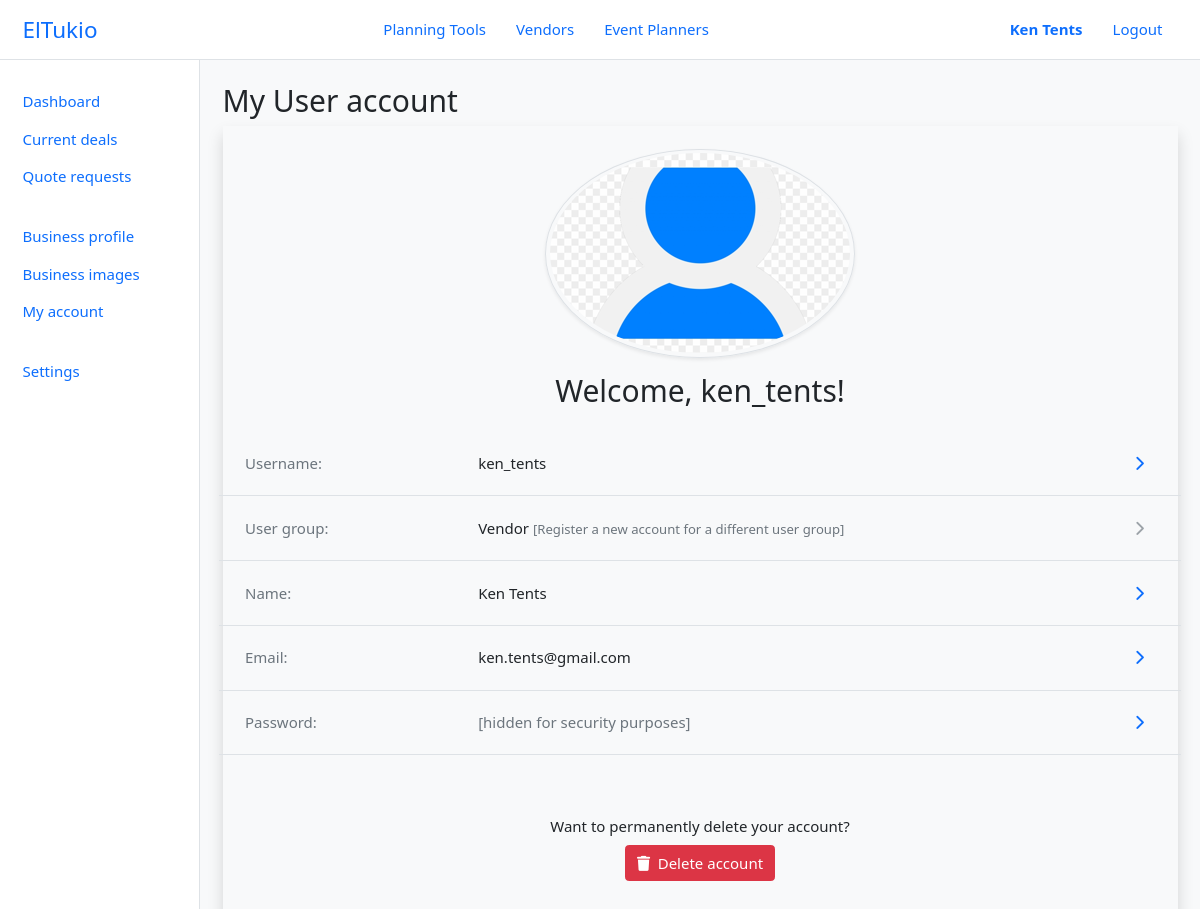
/user-account/ (signed in), run on the app's committed database.
### el_tukio/models.py (models this page shows, shortened)
class User(AbstractUser):
    class UserType(models.IntegerChoices):
        ORGANIZER = 0, _('Organizer')
        PLANNER = 1, _('Planner')
        VENDOR = 3, _('Vendor')
        __empty__ = _('(Unkown)')
    class AccountType(models.IntegerChoices):
        PERSONAL = 1, _('Personal')
        ORGANIZATION = 2, _('Organization')
        __empty__ = _('--------------')
    user_type = models.SmallIntegerField(blank=True, null=True, choices=UserType.choices)
    phone_number = PhoneNumberField(blank=True, null=True, unique=True)
    profile = models.ImageField(default='default.png', upload_to='profile_pics')
    account_type = models.SmallIntegerField(blank=True, null=True, choices=UserType.choices)
    location = models.OneToOneField(Location, blank=True, null=True, on_delete=models.SET_NULL)
    @property
    def is_organizer(self):
        return self.user_type == self.UserType.ORGANIZER
    @property
    def is_planner(self):
        return self.user_type == self.UserType.PLANNER
    @property
    def is_vendor(self):
        return self.user_type == self.UserType.VENDOR
    class Meta:
        ordering = ['last_name', 'first_name']

class Vendor(models.Model):
    user = models.OneToOneField(User, on_delete=CASCADE, primary_key=True)
    business_name = models.CharField(max_length=100)
    category = models.ForeignKey(VendorCategory, on_delete=SET_NULL, null=True, blank=True, help_text='Select a category for your business.')
    description = models.TextField(max_length=5000, help_text='Brief description of your business')
    services_offered = models.TextField(max_length=5000, help_text='List the particular services your business offers')
    city = models.CharField(max_length=100, help_text='City in which your business is located')
    location = models.CharField(max_length=200, help_text='EG: Ole Sangale Rd, Madaraka')  # street code
    open_hours = models.CharField(max_length=500, default='24/7', help_text='Business service (working) times')
    up_for_business = models.BooleanField(default=True, help_text='Ready to take business at the moment?')

### el_tukio/views/main.py (the view)
# urls.py: path('', main.user_account, name='user-account'),
@login_required
def user_account(request):
    return render(request, 'main/user-account.html')

### templates/main/user-account.html
{% extends 'layouts/dashboard.html' %}
{% block content %}
<h2>My User account</h2>
<div class="shadow px-2 pt-4 pb-5 text-center">
    <div class="d-flex justify-content-center">
        <div
            class="d-flex align-items-center justify-content-center circle-profile rounded-circle shadow-sm border p-1">
            <div class="d-flex align-items-center overflow-hidden rounded-circle w-100 h-100">
                <img src="{{ user.profile.url }}" class="d-block w-100" alt="">
            </div>
        </div>
    </div>
    <h2 class="mt-3">Welcome, {{ user.username }}! </h2>
    <ul class="list-group py-3 text-start">
        <li class="border-bottom p-3 row row-cols-2 align-items-center">
            <div class="col-3">
                <span class="text-muted">Username:</span>
            </div>
            <div class="col-9">
                <div class="d-flex justify-content-between align-items-center">
                    <span>{{ user.username }}</span>
                    <a role="button" class="btn btn-outline-primary border-0" href="{% url 'change-username' %}">
                        <i class="fa-solid fa-chevron-right"></i>
                    </a>
                </div>
            </div>
        </li>
        <li class="border-bottom p-3 row row-cols-2 align-items-center">
            <div class="col-3">
                <span class="text-muted">User group:</span>
            </div>
            <div class="col-9">
                <div class="d-flex justify-content-between align-items-center">
                    <span>{{ user.get_user_type_display }}
                        <small class="text-muted">
                            [Register a new account for a different user group]
                        </small>
                    </span>
                    <a role="button" class="btn btn-outline-secondary border-0 disabled" href="#">
                        <i class="fa-solid fa-chevron-right"></i>
                    </a>
                </div>
            </div>
        </li>
        <li class="border-bottom p-3 row row-cols-2 align-items-center">
            <div class="col-3">
                <span class="text-muted">Name:</span>
            </div>
            <div class="col-9">
                <div class="d-flex justify-content-between align-items-center">
                    <span>{{ user.first_name }} {{ user.last_name }}</span>
                    <a role="button" class="btn btn-outline-primary border-0" href="{% url 'change-name' %}">
                        <i class="fa-solid fa-chevron-right"></i>
                    </a>
                </div>
            </div>
        </li>
        <li class="border-bottom p-3 row row-cols-2 align-items-center">
            <div class="col-3">
                <span class="text-muted">Email:</span>
            </div>
            <div class="col-9">
                <div class="d-flex justify-content-between align-items-center">
                    <span>{{ user.email }}</span>
                    <a role="button" class="btn btn-outline-primary border-0" href="{% url 'change-email' %}">
                        <i class="fa-solid fa-chevron-right"></i>
                    </a>
                </div>
            </div>
        </li>
        <li class="border-bottom p-3 row row-cols-2 align-items-center">
            <div class="col-3">
                <span class="text-muted">Password:</span>
            </div>
            <div class="col-9">
                <div class="d-flex justify-content-between align-items-center">
                    <span class="text-muted">[hidden for security purposes]</span>
                    <a role="button" class="btn btn-outline-primary border-0" href="{% url 'change-password' %}">
                        <i class="fa-solid fa-chevron-right"></i>
                    </a>
                </div>
            </div>
        </li>
    </ul>
    <div class="mt-5">
        Want to permanently delete your account? <br>
        <a class="btn btn-danger mt-2" href="#">
            <i class="fa-solid fa-trash"></i>
            <span class="ms-1">Delete account</span>
        </a>
    </div>
</div>
{% endblock content %}

### templates/components/header.html (shortened to what this page needs)
<header class="header border-bottom d-flex align-items-center justify-content-between" id="header">
    <a href="{% url 'home' %}" class="logo">ElTukio</a>
    <nav class="nav-main d-flex align-items-center">
        <a href="#" class="nav-link">Planning Tools</a>
        <a href="{% url 'vendors' %}" class="nav-link">Vendors</a>
        <a href="{% url 'planners' %}" class="nav-link">Event Planners</a>
    </nav>
    <nav class="nav-profile d-flex align-items-center">
        {% if user.is_authenticated %}
        {% if user.is_vendor %}
        <a class="nav-link fw-bold" href="{% url 'vendor-dashboard' %}">{{ user.vendor.business_name }}</a>
        {% elif user.is_planner %}
        <a class="nav-link fw-bold" href="{% url 'planner-dashboard' %}">{{ user.full_name }}</a>
        {% elif user.is_organizer %}
        <a class="nav-link fw-bold" href="{% url 'organizer-dashboard' %}">{{ user.full_name }}</a>
        {% endif %}
        <a class="nav-link" href="{% url 'logout' %}">Logout</a>
        {% else %}
        <a class="nav-link" href="{% url 'login' %}">Login</a>
        <a class="nav-link" href="{% url 'register' %}">Register</a>
        {% endif %}
    </nav>
</header>

### static/css/main.css (style rules this page uses)
:root { --tk-dim-header: 60px; --tk-dim-body-spacing-x: 1.5rem; --tk-dim-chat-height: 55px; }
html { font-size: 15px; }
html, body { width: 100%; height: 100%; }
a { text-decoration: none; cursor: pointer; }
.header { height: var(--tk-dim-header); padding-left: var(--tk-dim-body-spacing-x); padding-right: var(--tk-dim-body-spacing-x); }
.logo { font-size: 1.5rem; }

### data on the page
User: vendor.business_name "Ken Tents", profile (placeholder picture), username "ken_tents", user_type "Vendor", first_name "Ken", last_name "Tents", email "ken.tents@gmail.com"
